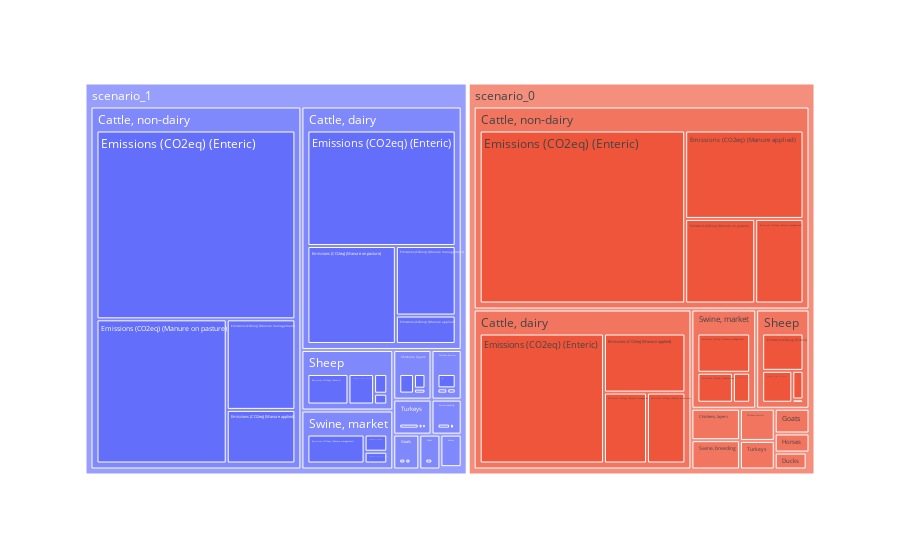

Notebook code cell kept with this figure:
### Code cell
fig = px.treemap(df.query('Variable != "Non-CO2 agricultural emissions"'), path=['scenario', 'Item', 'name'], values='Value')
fig

### Figure 1 — Plotly figure (JSON) as saved in the notebook; plotly's stock layout.template omitted (floating-point values rounded to 4 significant figures)
{"data": [{"branchvalues": "total", "domain": {"x": [0, 1], "y": [0, 1]}, "hovertemplate": "labels=%{label}<br>Value=%{value}<br>parent=%{parent}<br>id=%{id}<extra></extra>", "ids": ["scenario_0/Asses/Emissions (CO2eq) (Enteric)", "scenario_1/Asses/Emissions (CO2eq) (Enteric)", "scenario_0/Cattle, dairy/Emissions (CO2eq) (Enteric)", "scenario_1/Cattle, dairy/Emissions (CO2eq) (Enteric)", "scenario_0/Cattle, non-dairy/Emissions (CO2eq) (Enteric)", "scenario_1/Cattle, non-dairy/Emissions (CO2eq) (Enteric)", "scenario_0/Goats/Emissions (CO2eq) (Enteric)", "scenario_1/Goats/Emissions (CO2eq) (Enteric)", "scenario_0/Horses/Emissions (CO2eq) (Enteric)", "scenario_1/Horses/Emissions (CO2eq) (Enteric)", "scenario_0/Mules/Emissions (CO2eq) (Enteric)", "scenario_1/Mules/Emissions (CO2eq) (Enteric)", "scenario_0/Sheep/Emissions (CO2eq) (Enteric)", "scenario_1/Sheep/Emissions (CO2eq) (Enteric)", "scenario_0/Swine, breeding/Emissions (CO2eq) (Enteric)", "scenario_1/Swine, breeding/Emissions (CO2eq) (Enteric)", "scenario_0/Swine, market/Emissions (CO2eq) (Enteric)", "scenario_1/Swine, market/Emissions (CO2eq) (Enteric)", "scenario_0/Asses/Emissions (CO2eq) (Manure applied)", "scenario_1/Asses/Emissions (CO2eq) (Manure applied)", "scenario_0/Cattle, dairy/Emissions (CO2eq) (Manure applied)", "scenario_1/Cattle, dairy/Emissions (CO2eq) (Manure applied)", "scenario_0/Cattle, non-dairy/Emissions (CO2eq) (Manure applied)", "scenario_1/Cattle, non-dairy/Emissions (CO2eq) (Manure applied)", "scenario_0/Chickens, broilers/Emissions (CO2eq) (Manure applied)", "scenario_1/Chickens, broilers/Emissions (CO2eq) (Manure applied)", "scenario_0/Chickens, layers/Emissions (CO2eq) (Manure applied)", "scenario_1/Chickens, layers/Emissions (CO2eq) (Manure applied)", "scenario_0/Ducks/Emissions (CO2eq) (Manure applied)", "scenario_1/Ducks/Emissions (CO2eq) (Manure applied)", "scenario_0/Goats/Emissions (CO2eq) (Manure applied)", "scenario_1/Goats/Emissions (CO2eq) (Manure applied)", "scenario_0/Horses/Emissions (CO2eq) (Manure applied)", "scenario_1/Horses/Emissions (CO2eq) (Manure applied)", "scenario_0/Mules/Emissions (CO2eq) (Manure applied)", "scenario_1/Mules/Emissions (CO2eq) (Manure applied)", "scenario_0/Sheep/Emissions (CO2eq) (Manure applied)", "scenario_1/Sheep/Emissions (CO2eq) (Manure applied)", "scenario_0/Swine, breeding/Emissions (CO2eq) (Manure applied)", "scenario_1/Swine, breeding/Emissions (CO2eq) (Manure applied)", "scenario_0/Swine, market/Emissions (CO2eq) (Manure applied)", "scenario_1/Swine, market/Emissions (CO2eq) (Manure applied)", "scenario_0/Turkeys/Emissions (CO2eq) (Manure applied)", "scenario_1/Turkeys/Emissions (CO2eq) (Manure applied)", "scenario_0/Asses/Emissions (CO2eq) (Manure management)", "scenario_1/Asses/Emissions (CO2eq) (Manure management)", "scenario_0/Cattle, dairy/Emissions (CO2eq) (Manure management)", "scenario_1/Cattle, dairy/Emissions (CO2eq) (Manure management)", "scenario_0/Cattle, non-dairy/Emissions (CO2eq) (Manure management)", "scenario_1/Cattle, non-dairy/Emissions (CO2eq) (Manure management)", "scenario_0/Chickens, broilers/Emissions (CO2eq) (Manure management)", "scenario_1/Chickens, broilers/Emissions (CO2eq) (Manure management)", "scenario_0/Chickens, layers/Emissions (CO2eq) (Manure management)", "scenario_1/Chickens, layers/Emissions (CO2eq) (Manure management)", "scenario_0/Ducks/Emissions (CO2eq) (Manure management)", "scenario_1/Ducks/Emissions (CO2eq) (Manure management)", "scenario_0/Goats/Emissions (CO2eq) (Manure management)", "scenario_1/Goats/Emissions (CO2eq) (Manure management)", "scenario_0/Horses/Emissions (CO2eq) (Manure management)", "scenario_1/Horses/Emissions (CO2eq) (Manure management)", "scenario_0/Mules/Emissions (CO2eq) (Manure management)", "scenario_1/Mules/Emissions (CO2eq) (Manure management)", "scenario_0/Sheep/Emissions (CO2eq) (Manure management)", "scenario_1/Sheep/Emissions (CO2eq) (Manure management)", "scenario_0/Swine, breeding/Emissions (CO2eq) (Manure management)", "scenario_1/Swine, breeding/Emissions (CO2eq) (Manure management)", "scenario_0/Swine, market/Emissions (CO2eq) (Manure management)", "scenario_1/Swine, market/Emissions (CO2eq) (Manure management)", "scenario_0/Turkeys/Emissions (CO2eq) (Manure management)", "scenario_1/Turkeys/Emissions (CO2eq) (Manure management)", "scenario_0/Asses/Emissions (CO2eq) (Manure on pasture)", "scenario_1/Asses/Emissions (CO2eq) (Manure on pasture)", "scenario_0/Cattle, dairy/Emissions (CO2eq) (Manure on pasture)", "scenario_1/Cattle, dairy/Emissions (CO2eq) (Manure on pasture)", "scenario_0/Cattle, non-dairy/Emissions (CO2eq) (Manure on pasture)", "scenario_1/Cattle, non-dairy/Emissions (CO2eq) (Manure on pasture)", "scenario_0/Chickens, broilers/Emissions (CO2eq) (Manure on pasture)", "scenario_1/Chickens, broilers/Emissions (CO2eq) (Manure on pasture)", "scenario_0/Chickens, layers/Emissions (CO2eq) (Manure on pasture)", "scenario_1/Chickens, layers/Emissions (CO2eq) (Manure on pasture)", "scenario_0/Ducks/Emissions (CO2eq) (Manure on pasture)", "scenario_1/Ducks/Emissions (CO2eq) (Manure on pasture)", "scenario_0/Goats/Emissions (CO2eq) (Manure on pasture)", "scenario_1/Goats/Emissions (CO2eq) (Manure on pasture)", "scenario_0/Horses/Emissions (CO2eq) (Manure on pasture)", "scenario_1/Horses/Emissions (CO2eq) (Manure on pasture)", "scenario_0/Mules/Emissions (CO2eq) (Manure on pasture)", "scenario_1/Mules/Emissions (CO2eq) (Manure on pasture)", "scenario_0/Sheep/Emissions (CO2eq) (Manure on pasture)", "scenario_1/Sheep/Emissions (CO2eq) (Manure on pasture)", "scenario_0/Turkeys/Emissions (CO2eq) (Manure on pasture)", "scenario_1/Turkeys/Emissions (CO2eq) (Manure on pasture)", "scenario_0/Asses", "scenario_1/Asses", "scenario_0/Cattle, dairy", "scenario_1/Cattle, dairy", "scenario_0/Cattle, non-dairy", "scenario_1/Cattle, non-dairy", "scenario_0/Chickens, broilers", "scenario_1/Chickens, broilers", "scenario_0/Chickens, layers", "scenario_1/Chickens, layers", "scenario_0/Ducks", "scenario_1/Ducks", "scenario_0/Goats", "scenario_1/Goats", "scenario_0/Horses", "scenario_1/Horses", "scenario_0/Mules", "scenario_1/Mules", "scenario_0/Sheep", "scenario_1/Sheep", "scenario_0/Swine, breeding", "scenario_1/Swine, breeding", "scenario_0/Swine, market", "scenario_1/Swine, market", "scenario_0/Turkeys", "scenario_1/Turkeys", "scenario_0", "scenario_1"], "labels": ["Emissions (CO2eq) (Enteric)", "Emissions (CO2eq) (Enteric)", "Emissions (CO2eq) (Enteric)", "Emissions (CO2eq) (Enteric)", "Emissions (CO2eq) (Enteric)", "Emissions (CO2eq) (Enteric)", "Emissions (CO2eq) (Enteric)", "Emissions (CO2eq) (Enteric)", "Emissions (CO2eq) (Enteric)", "Emissions (CO2eq) (Enteric)", "Emissions (CO2eq) (Enteric)", "Emissions (CO2eq) (Enteric)", "Emissions (CO2eq) (Enteric)", "Emissions (CO2eq) (Enteric)", "Emissions (CO2eq) (Enteric)", "Emissions (CO2eq) (Enteric)", "Emissions (CO2eq) (Enteric)", "Emissions (CO2eq) (Enteric)", "Emissions (CO2eq) (Manure applied)", "Emissions (CO2eq) (Manure applied)", "Emissions (CO2eq) (Manure applied)", "Emissions (CO2eq) (Manure applied)", "Emissions (CO2eq) (Manure applied)", "Emissions (CO2eq) (Manure applied)", "Emissions (CO2eq) (Manure applied)", "Emissions (CO2eq) (Manure applied)", "Emissions (CO2eq) (Manure applied)", "Emissions (CO2eq) (Manure applied)", "Emissions (CO2eq) (Manure applied)", "Emissions (CO2eq) (Manure applied)", "Emissions (CO2eq) (Manure applied)", "Emissions (CO2eq) (Manure applied)", "Emissions (CO2eq) (Manure applied)", "Emissions (CO2eq) (Manure applied)", "Emissions (CO2eq) (Manure applied)", "Emissions (CO2eq) (Manure applied)", "Emissions (CO2eq) (Manure applied)", "Emissions (CO2eq) (Manure applied)", "Emissions (CO2eq) (Manure applied)", "Emissions (CO2eq) (Manure applied)", "Emissions (CO2eq) (Manure applied)", "Emissions (CO2eq) (Manure applied)", "Emissions (CO2eq) (Manure applied)", "Emissions (CO2eq) (Manure applied)", "Emissions (CO2eq) (Manure management)", "Emissions (CO2eq) (Manure management)", "Emissions (CO2eq) (Manure management)", "Emissions (CO2eq) (Manure management)", "Emissions (CO2eq) (Manure management)", "Emissions (CO2eq) (Manure management)", "Emissions (CO2eq) (Manure management)", "Emissions (CO2eq) (Manure management)", "Emissions (CO2eq) (Manure management)", "Emissions (CO2eq) (Manure management)", "Emissions (CO2eq) (Manure management)", "Emissions (CO2eq) (Manure management)", "Emissions (CO2eq) (Manure management)", "Emissions (CO2eq) (Manure management)", "Emissions (CO2eq) (Manure management)", "Emissions (CO2eq) (Manure management)", "Emissions (CO2eq) (Manure management)", "Emissions (CO2eq) (Manure management)", "Emissions (CO2eq) (Manure management)", "Emissions (CO2eq) (Manure management)", "Emissions (CO2eq) (Manure management)", "Emissions (CO2eq) (Manure management)", "Emissions (CO2eq) (Manure management)", "Emissions (CO2eq) (Manure management)", "Emissions (CO2eq) (Manure management)", "Emissions (CO2eq) (Manure management)", "Emissions (CO2eq) (Manure on pasture)", "Emissions (CO2eq) (Manure on pasture)", "Emissions (CO2eq) (Manure on pasture)", "Emissions (CO2eq) (Manure on pasture)", "Emissions (CO2eq) (Manure on pasture)", "Emissions (CO2eq) (Manure on pasture)", "Emissions (CO2eq) (Manure on pasture)", "Emissions (CO2eq) (Manure on pasture)", "Emissions (CO2eq) (Manure on pasture)", "Emissions (CO2eq) (Manure on pasture)", "Emissions (CO2eq) (Manure on pasture)", "Emissions (CO2eq) (Manure on pasture)", "Emissions (CO2eq) (Manure on pasture)", "Emissions (CO2eq) (Manure on pasture)", "Emissions (CO2eq) (Manure on pasture)", "Emissions (CO2eq) (Manure on pasture)", "Emissions (CO2eq) (Manure on pasture)", "Emissions (CO2eq) (Manure on pasture)", "Emissions (CO2eq) (Manure on pasture)", "Emissions (CO2eq) (Manure on pasture)", "Emissions (CO2eq) (Manure on pasture)", "Emissions (CO2eq) (Manure on pasture)", "Asses", "Asses", "Cattle, dairy", "Cattle, dairy", "Cattle, non-dairy", "Cattle, non-dairy", "Chickens, broilers", "Chickens, broilers", "Chickens, layers", "Chickens, layers", "Ducks", "Ducks", "Goats", "Goats", "Horses", "Horses", "Mules", "Mules", "Sheep", "Sheep", "Swine, breeding", "Swine, breeding", "Swine, market", "Swine, market", "Turkeys", "Turkeys", "scenario_0", "scenario_1"], "name": "", "parents": ["scenario_0/Asses", "scenario_1/Asses", "scenario_0/Cattle, dairy", "scenario_1/Cattle, dairy", "scenario_0/Cattle, non-dairy", "scenario_1/Cattle, non-dairy", "scenario_0/Goats", "scenario_1/Goats", "scenario_0/Horses", "scenario_1/Horses", "scenario_0/Mules", "scenario_1/Mules", "scenario_0/Sheep", "scenario_1/Sheep", "scenario_0/Swine, breeding", "scenario_1/Swine, breeding", "scenario_0/Swine, market", "scenario_1/Swine, market", "scenario_0/Asses", "scenario_1/Asses", "scenario_0/Cattle, dairy", "scenario_1/Cattle, dairy", "scenario_0/Cattle, non-dairy", "scenario_1/Cattle, non-dairy", "scenario_0/Chickens, broilers", "scenario_1/Chickens, broilers", "scenario_0/Chickens, layers", "scenario_1/Chickens, layers", "scenario_0/Ducks", "scenario_1/Ducks", "scenario_0/Goats", "scenario_1/Goats", "scenario_0/Horses", "scenario_1/Horses", "scenario_0/Mules", "scenario_1/Mules", "scenario_0/Sheep", "scenario_1/Sheep", "scenario_0/Swine, breeding", "scenario_1/Swine, breeding", "scenario_0/Swine, market", "scenario_1/Swine, market", "scenario_0/Turkeys", "scenario_1/Turkeys", "scenario_0/Asses", "scenario_1/Asses", "scenario_0/Cattle, dairy", "scenario_1/Cattle, dairy", "scenario_0/Cattle, non-dairy", "scenario_1/Cattle, non-dairy", "scenario_0/Chickens, broilers", "scenario_1/Chickens, broilers", "scenario_0/Chickens, layers", "scenario_1/Chickens, layers", "scenario_0/Ducks", "scenario_1/Ducks", "scenario_0/Goats", "scenario_1/Goats", "scenario_0/Horses", "scenario_1/Horses", "scenario_0/Mules", "scenario_1/Mules", "scenario_0/Sheep", "scenario_1/Sheep", "scenario_0/Swine, breeding", "scenario_1/Swine, breeding", "scenario_0/Swine, market", "scenario_1/Swine, market", "scenario_0/Turkeys", "scenario_1/Turkeys", "scenario_0/Asses", "scenario_1/Asses", "scenario_0/Cattle, dairy", "scenario_1/Cattle, dairy", "scenario_0/Cattle, non-dairy", "scenario_1/Cattle, non-dairy", "scenario_0/Chickens, broilers", "scenario_1/Chickens, broilers", "scenario_0/Chickens, layers", "scenario_1/Chickens, layers", "scenario_0/Ducks", "scenario_1/Ducks", "scenario_0/Goats", "scenario_1/Goats", "scenario_0/Horses", "scenario_1/Horses", "scenario_0/Mules", "scenario_1/Mules", "scenario_0/Sheep", "scenario_1/Sheep", "scenario_0/Turkeys", "scenario_1/Turkeys", "scenario_0", "scenario_1", "scenario_0", "scenario_1", "scenario_0", "scenario_1", "scenario_0", "scenario_1", "scenario_0", "scenario_1", "scenario_0", "scenario_1", "scenario_0", "scenario_1", "scenario_0", "scenario_1", "scenario_0", "scenario_1", "scenario_0", "scenario_1", "scenario_0", "scenario_1", "scenario_0", "scenario_1", "scenario_0", "scenario_1", "", ""], "type": "treemap", "values": [6.397, 6.397, 8728.0, 8728.0, 17950.0, 17950.0, 136.4, 136.4, 140.2, 140.2, 5.877, 5.877, 1183.0, 1183.0, 41.97, 41.97, 377.8, 377.8, 2.615, 0.8718, 2599.0, 866.3, 5279.0, 1760.0, 268.1, 89.38, 259.5, 86.5, 136.5, 45.5, 162.6, 54.19, 92.35, 30.78, 2.403, 0.801, 737.5, 245.8, 281.5, 93.83, 776.8, 258.9, 240.7, 80.23, 0.4861, 0.791, 1649.0, 2121.0, 2063.0, 2973.0, 44.78, 76.66, 226.1, 256.9, 10.07, 26.3, 3.545, 22.49, 12.15, 22.91, 0.4467, 0.7268, 28.1, 134.7, 267.2, 300.7, 1511.0, 1603.0, 35.59, 64.2, 0.8718, 2.615, 1472.0, 4417.0, 2990.0, 8971.0, 151.3, 453.8, 147.0, 440.9, 77.31, 231.9, 54.19, 162.6, 30.78, 92.35, 0.801, 2.403, 245.8, 737.5, 136.3, 409.0, 10.37, 10.67, 14450.0, 16130.0, 28280.0, 31650.0, 464.2, 619.8, 632.5, 784.3, 223.9, 303.7, 356.7, 375.6, 275.5, 286.2, 9.528, 9.808, 2195.0, 2301.0, 590.7, 436.5, 2666.0, 2240.0, 412.6, 553.5, 50570.0, 55710.0]}], "layout": {"legend": {"tracegroupgap": 0}, "margin": {"t": 60}}}
